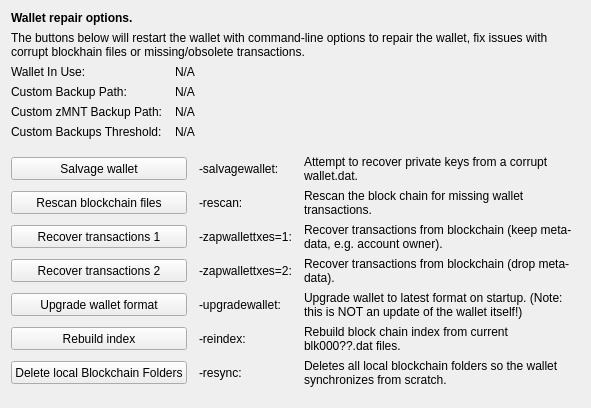
     <widget class="QWidget" name="tab_repair">
      <attribute name="title">
       <string>&amp;Wallet Repair</string>
      </attribute>
      <layout class="QGridLayout" name="gridLayout_4" columnstretch="0,0,0,0">
       <property name="horizontalSpacing">
        <number>12</number>
       </property>
       <item row="0" column="0" colspan="4">
        <widget class="QLabel" name="label_repair_header">
         <property name="font">
          <font>
           <weight>75</weight>
           <bold>true</bold>
          </font>
         </property>
         <property name="text">
          <string>Wallet repair options.</string>
         </property>
        </widget>
       </item>
       <item row="1" column="0" colspan="4">
        <widget class="QLabel" name="label_repair_helptext">
         <property name="font">
          <font>
           <weight>50</weight>
           <bold>false</bold>
          </font>
         </property>
         <property name="text">
          <string>The buttons below will restart the wallet with command-line options to repair the wallet, fix issues with corrupt blockhain files or missing/obsolete transactions.</string>
         </property>
         <property name="wordWrap">
          <bool>true</bool>
         </property>
        </widget>
       </item>
       <item row="2" column="0">
        <widget class="QLabel" name="wallet_path_label">
         <property name="text">
          <string>Wallet In Use:</string>
         </property>
        </widget>
       </item>
       <item row="2" column="1" colspan="3">
        <widget class="QLabel" name="wallet_path">
         <property name="cursor">
          <cursorShape>IBeamCursor</cursorShape>
         </property>
         <property name="text">
          <string>N/A</string>
         </property>
         <property name="textFormat">
          <enum>Qt::PlainText</enum>
         </property>
         <property name="textInteractionFlags">
          <set>Qt::LinksAccessibleByMouse|Qt::TextSelectableByKeyboard|Qt::TextSelectableByMouse</set>
         </property>
        </widget>
       </item>
       <item row="3" column="0">
        <widget class="QLabel" name="wallet_custombackuppath_label">
         <property name="text">
          <string>Custom Backup Path:</string>
         </property>
         <property name="visible">
          <bool>false</bool>
         </property>
        </widget>
       </item>
       <item row="3" column="1" colspan="3">
        <widget class="QLabel" name="wallet_custombackuppath">
         <property name="cursor">
          <cursorShape>IBeamCursor</cursorShape>
         </property>
         <property name="text">
          <string>N/A</string>
         </property>
         <property name="textFormat">
          <enum>Qt::PlainText</enum>
         </property>
         <property name="textInteractionFlags">
          <set>Qt::LinksAccessibleByMouse|Qt::TextSelectableByKeyboard|Qt::TextSelectableByMouse</set>
         </property>
         <property name="visible">
          <bool>false</bool>
         </property>
        </widget>
       </item>
       <item row="4" column="0">
        <widget class="QLabel" name="wallet_customzmntbackuppath_label">
         <property name="text">
          <string>Custom zMNT Backup Path:</string>
         </property>
         <property name="visible">
          <bool>false</bool>
         </property>
        </widget>
       </item>
       <item row="4" column="1" colspan="3">
        <widget class="QLabel" name="wallet_customzmntbackuppath">
         <property name="cursor">
          <cursorShape>IBeamCursor</cursorShape>
         </property>
         <property name="text">
          <string>N/A</string>
         </property>
         <property name="textFormat">
          <enum>Qt::PlainText</enum>
         </property>
         <property name="textInteractionFlags">
          <set>Qt::LinksAccessibleByMouse|Qt::TextSelectableByKeyboard|Qt::TextSelectableByMouse</set>
         </property>
         <property name="visible">
          <bool>false</bool>
         </property>
        </widget>
       </item>
       <item row="5" column="0">
        <widget class="QLabel" name="wallet_custombackupthreshold_label">
         <property name="text">
          <string>Custom Backups Threshold:</string>
         </property>
         <property name="visible">
          <bool>false</bool>
         </property>
        </widget>
       </item>
       <item row="5" column="1" colspan="3">
        <widget class="QLabel" name="wallet_custombackupthreshold">
         <property name="cursor">
          <cursorShape>IBeamCursor</cursorShape>
         </property>
         <property name="text">
          <string>N/A</string>
         </property>
         <property name="textFormat">
          <enum>Qt::PlainText</enum>
         </property>
         <property name="textInteractionFlags">
          <set>Qt::LinksAccessibleByMouse|Qt::TextSelectableByKeyboard|Qt::TextSelectableByMouse</set>
         </property>
         <property name="visible">
          <bool>false</bool>
         </property>
        </widget>
       </item>
       <item row="6" column="0">
        <spacer name="verticalSpacer_repair1">
         <property name="orientation">
          <enum>Qt::Vertical</enum>
         </property>
         <property name="sizeHint" stdset="0">
          <size>
           <width>10</width>
           <height>10</height>
          </size>
         </property>
        </spacer>
       </item>
       <item row="7" column="0" colspan="2">
        <widget class="QPushButton" name="btn_salvagewallet">
         <property name="minimumSize">
          <size>
           <width>100</width>
           <height>23</height>
          </size>
         </property>
         <property name="text">
          <string>Salvage wallet</string>
         </property>
        </widget>
       </item>
       <item row="7" column="2">
        <widget class="QLabel" name="label_repair_salvage_command">
         <property name="text">
          <string notr="true">-salvagewallet:</string>
         </property>
        </widget>
       </item>
       <item row="7" column="3">
        <widget class="QLabel" name="label_repair_salvage">
         <property name="text">
          <string>Attempt to recover private keys from a corrupt wallet.dat.</string>
         </property>
         <property name="wordWrap">
          <bool>true</bool>
         </property>
        </widget>
       </item>
       <item row="8" column="0" colspan="2">
        <widget class="QPushButton" name="btn_rescan">
         <property name="minimumSize">
          <size>
           <width>100</width>
           <height>23</height>
          </size>
         </property>
         <property name="text">
          <string>Rescan blockchain files</string>
         </property>
        </widget>
       </item>
       <item row="8" column="2">
        <widget class="QLabel" name="label_repair_rescan_command">
         <property name="text">
          <string notr="true">-rescan:</string>
         </property>
        </widget>
       </item>
       <item row="8" column="3">
        <widget class="QLabel" name="label_repair_rescan">
         <property name="text">
          <string>Rescan the block chain for missing wallet transactions.</string>
         </property>
         <property name="wordWrap">
          <bool>true</bool>
         </property>
        </widget>
       </item>
       <item row="9" column="0" colspan="2">
        <widget class="QPushButton" name="btn_zapwallettxes1">
         <property name="minimumSize">
          <size>
           <width>100</width>
           <height>23</height>
          </size>
         </property>
         <property name="text">
          <string>Recover transactions 1</string>
         </property>
        </widget>
       </item>
       <item row="9" column="2">
        <widget class="QLabel" name="label_repair_zap1_command">
         <property name="text">
          <string notr="true">-zapwallettxes=1:</string>
         </property>
        </widget>
       </item>
       <item row="9" column="3">
        <widget class="QLabel" name="label_repair_zap1">
         <property name="text">
          <string>Recover transactions from blockchain (keep meta-data, e.g. account owner).</string>
         </property>
         <property name="wordWrap">
          <bool>true</bool>
         </property>
        </widget>
       </item>
       <item row="10" column="0" colspan="2">
        <widget class="QPushButton" name="btn_zapwallettxes2">
         <property name="minimumSize">
          <size>
           <width>100</width>
           <height>23</height>
          </size>
         </property>
         <property name="text">
          <string>Recover transactions 2</string>
         </property>
        </widget>
       </item>
       <item row="10" column="2">
        <widget class="QLabel" name="label_repair_zap2_command">
         <property name="text">
          <string notr="true">-zapwallettxes=2:</string>
         </property>
        </widget>
       </item>
       <item row="10" column="3">
        <widget class="QLabel" name="label_repair_zap2">
         <property name="text">
          <string>Recover transactions from blockchain (drop meta-data).</string>
         </property>
         <property name="wordWrap">
          <bool>true</bool>
         </property>
        </widget>
       </item>
       <item row="11" column="0" colspan="2">
        <widget class="QPushButton" name="btn_upgradewallet">
         <property name="minimumSize">
          <size>
           <width>100</width>
           <height>23</height>
          </size>
         </property>
         <property name="text">
          <string>Upgrade wallet format</string>
         </property>
        </widget>
       </item>
       <item row="11" column="2">
        <widget class="QLabel" name="label_repair_upgrade_command">
         <property name="text">
          <string notr="true">-upgradewallet:</string>
         </property>
        </widget>
       </item>
       <item row="11" column="3">
        <widget class="QLabel" name="label_repair_upgrade">
         <property name="text">
          <string>Upgrade wallet to latest format on startup. (Note: this is NOT an update of the wallet itself!)</string>
         </property>
         <property name="wordWrap">
          <bool>true</bool>
         </property>
        </widget>
       </item>
       <item row="12" column="0" colspan="2">
        <widget class="QPushButton" name="btn_reindex">
         <property name="minimumSize">
          <size>
           <width>100</width>
           <height>23</height>
          </size>
         </property>
         <property name="text">
          <string>Rebuild index</string>
         </property>
        </widget>
       </item>
       <item row="12" column="2">
        <widget class="QLabel" name="label_repair_reindex_command">
         <property name="text">
          <string notr="true">-reindex:</string>
         </property>
        </widget>
       </item>
       <item row="12" column="3">
        <widget class="QLabel" name="label_repair_reindex">
         <property name="text">
          <string>Rebuild block chain index from current blk000??.dat files.</string>
         </property>
         <property name="wordWrap">
          <bool>true</bool>
         </property>
        </widget>
       </item>
       <item row="13" column="0" colspan="2">
        <widget class="QPushButton" name="btn_resync">
         <property name="minimumSize">
          <size>
           <width>100</width>
           <height>23</height>
          </size>
         </property>
         <property name="text">
          <string>Delete local Blockchain Folders</string>
         </property>
        </widget>
       </item>
       <item row="13" column="2">
        <widget class="QLabel" name="label_repair_resync_command">
         <property name="text">
          <string>-resync:</string>
         </property>
        </widget>
       </item>
       <item row="13" column="3">
        <widget class="QLabel" name="label_repair_resync">
         <property name="text">
          <string>Deletes all local blockchain folders so the wallet synchronizes from scratch.</string>
         </property>
         <property name="wordWrap">
          <bool>true</bool>
         </property>
        </widget>
       </item>
       <item row="14" column="0">
        <spacer name="verticalSpacer_repair2">
         <property name="orientation">
          <enum>Qt::Vertical</enum>
         </property>
         <property name="sizeHint" stdset="0">
          <size>
           <width>20</width>
           <height>10</height>
          </size>
         </property>
        </spacer>
       </item>
      </layout>
     </widget>
